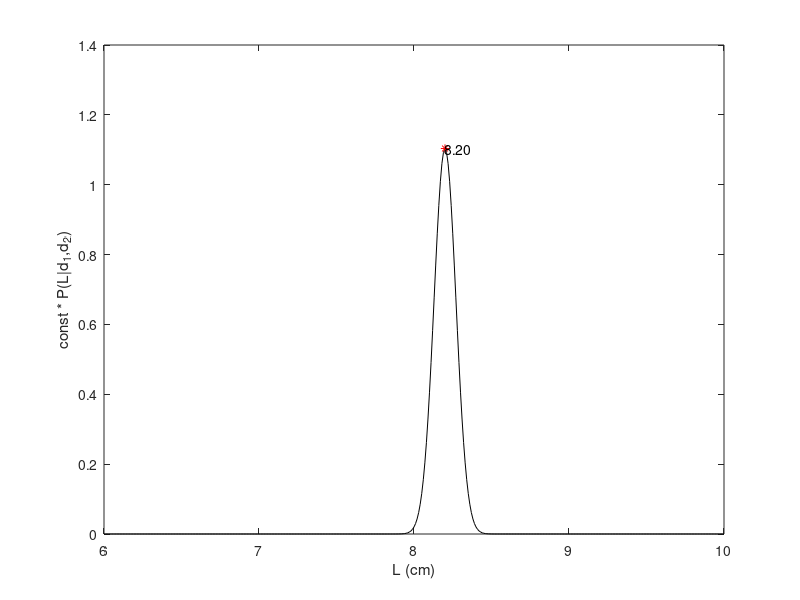

Write MATLAB code to recreate this figure.
function hw3_p1_d3

L = 6:0.01:10;

f1 = 3*exp(-50*(9.1-L).^2) + exp(-50*(8.1-L).^2);
f2 = 3*exp(-50*(8.3-L).^2) + exp(-50*(7.3-L).^2);
f = f1 .* f2;
plot(L,f,'k-');

[~,loc] = max(f);
hold on;
plot(L(loc),f(loc),'r*');
text(L(loc),f(loc),num2str(L(loc),'%5.2f'));
hold off;

xlabel('L (cm)');
ylabel('const * P(L|d_1,d_2)');
end